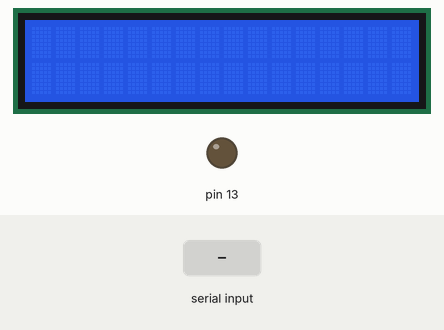
Recording of a sketch running on a simulated Arduino Uno, built with avr-gcc and run on an emulated ATmega328P. On the bench: 16×2 character LCD, output pins drawn as LEDs (lit = HIGH). The test bench sets the inputs (shaded band).

Above: at 1.2 s.
1.3 s: "90 45\n" received over Serial
At 1.7 s:
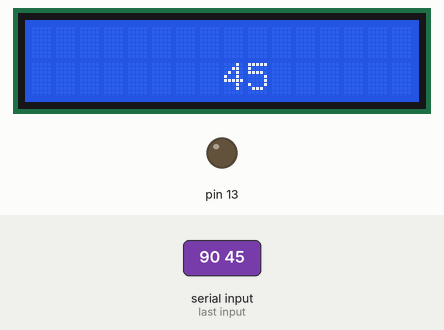
2.8 s: "30 150\n" received over Serial
At 4.1 s:
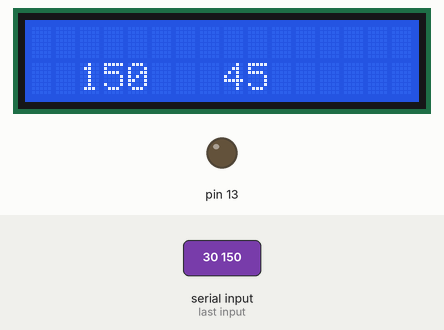
Timing chart, 0 to 5.8 s (numbered marks = the images above; inputs shaded):
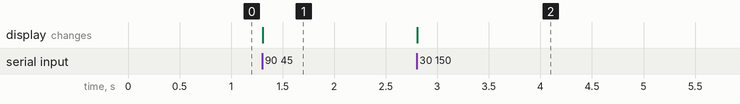

The sketch:

Arduino-code.ino
```cpp
/*

 */

// include the library code:
#include <LiquidCrystal.h>

long int a=0,b,c;
// initialize the library with the numbers of the interface pins
LiquidCrystal lcd(12, 11, 5, 4, 3, 2);

void setup(){
    // set up the LCD's number of columns and rows:
  lcd.begin(16, 2);
  // initialize the serial communications:
  Serial.begin(9600);
  pinMode(13,OUTPUT);
  lcd.clear();
}

void loop()
{
  // when characters arrive over the serial port...
while(Serial.available()>0)
{
  if(a==0)
  {
  a=Serial.parseInt();
  if(a<=162)
  {
    b=a%10;
    c=a/10;
    if(b<=2 && c<=16)
    {
    lcd.setCursor((c-1),(b-1));
    }
    else{
      a=0;
    }
    Serial.flush();
  }
  else{
    a=0;
  }
  }
   if(a!=0){
     if((char)Serial.read()==' ')
     {
    lcd.print(Serial.readStringUntil('\n'));
     }
    a=0;

  }

}

}
```

Measured:
- after the input at 1.3 s, the display: changes at once (image 1)
- after the input at 2.8 s, the display: changes at once (image 2)
